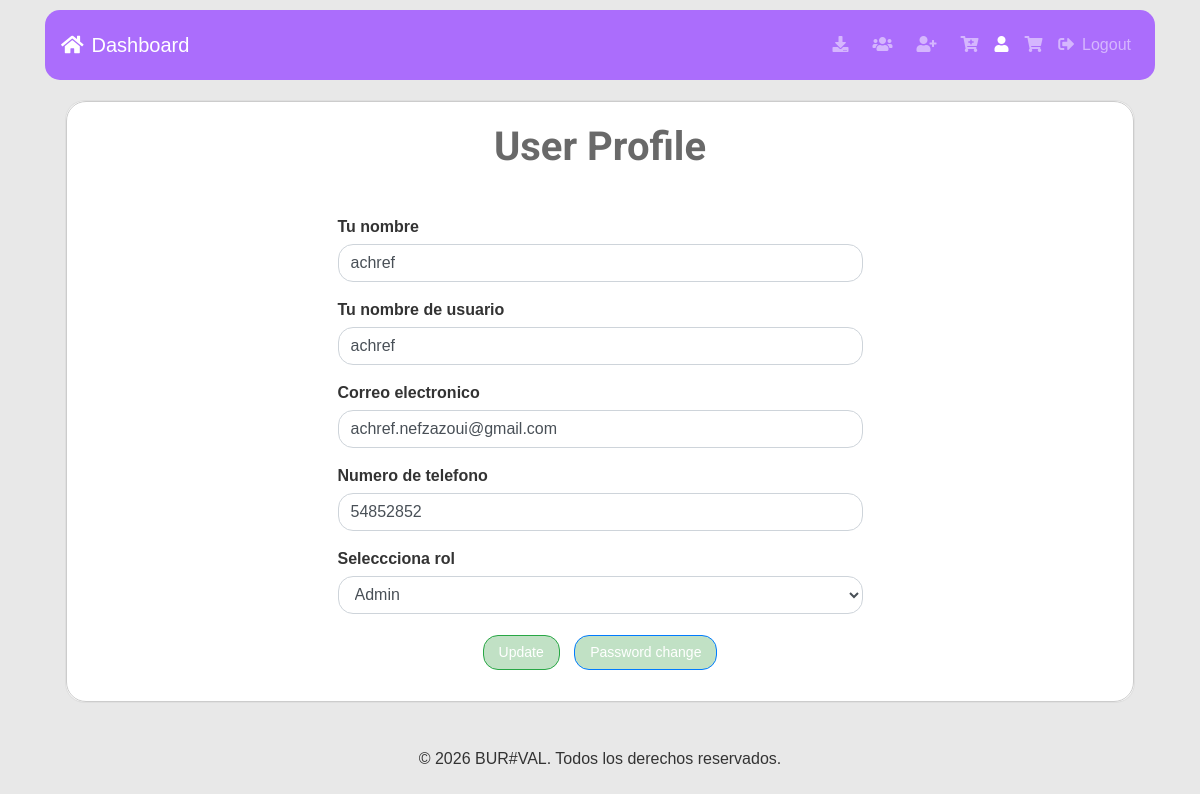
The page /Admin_Panel_Management_PHP_MYSQL-master/profile.php?id=23 (signed in) on the database its author committed.
### tables this page shows
CREATE TABLE `tbl_users` (
  `id` int(11) NOT NULL AUTO_INCREMENT,
  `name` varchar(255) DEFAULT NULL,
  `username` varchar(255) DEFAULT NULL,
  `email` varchar(255) DEFAULT NULL,
  `password` varchar(255) DEFAULT NULL,
  `mobile` varchar(25) DEFAULT NULL,
  `roleid` tinyint(4) DEFAULT NULL,
  `isActive` tinyint(4) DEFAULT 0,
  `created_at` timestamp NOT NULL DEFAULT current_timestamp(),
  `updated_at` timestamp NOT NULL DEFAULT current_timestamp(),
  PRIMARY KEY (`id`)
);

### Admin_Panel_Management_PHP_MYSQL-master/classes/Users.php (called while the page is built, shortened)
<?php
include 'lib/Database.php';
include_once 'lib/Session.php';
class Users{
  private $db ;
  public function __construct(){
    $this->db = new Database();
  }
    public function getUserInfoById($userid){
      $sql = "SELECT * FROM tbl_users WHERE id = :id LIMIT 1";
      $stmt = $this->db->pdo->prepare($sql);
      $stmt->bindValue(':id', $userid);
      $stmt->execute();
      $result = $stmt->fetch(PDO::FETCH_OBJ);
      if ($result) {
        return $result;
      }else{
        return false;
      }
    }
}

### Admin_Panel_Management_PHP_MYSQL-master/lib/Database.php (called while the page is built, shortened)
<?php
class  Database{
  public $pdo;
  public function __construct(){
    if (!isset($this->pdo)) {
      try {
        $link = new PDO('mysql:host='.DB_HOST.'; dbname='.DB_NAME, DB_USER, DB_PASS);
        $link->setAttribute(PDO::ATTR_ERRMODE, PDO::ERRMODE_EXCEPTION);
        $link->exec("SET CHARACTER SET utf8");
        $this->pdo  =  $link;
      } catch (PDOException $e) {
        die("Connection error...".$e->getMessage());
      }
    }
  }
}

### Admin_Panel_Management_PHP_MYSQL-master/profile.php (the view, shortened to what this page needs)
<?php
include 'inc/header.php';
?>
<?php
if (isset($_GET['id'])) {
  $userid = preg_replace('/[^a-zA-Z0-9-]/', '', (int)$_GET['id']);
}
?>
<div class="card">
  <div class="card-body pr-2 pl-2" style="height: auto; padding: 10px; border: 1px solid #ccc; border-radius: 20px;">
    <h3 class="user-profile-title">User Profile</h3>
    <?php
    $getUinfo = $users->getUserInfoById($userid);
    if ($getUinfo) {
    ?>
    <div style="width: 50%; margin: 0 auto; margin-top: 5%;">
      <form action="" method="POST">
        <div class="form-group">
          <label for="name">Tu nombre</label>
          <input type="text" name="name" value="<?php echo $getUinfo->name; ?>" class="form-control">
        </div>
        <div class="form-group">
          <label for="username">Tu nombre de usuario</label>
          <input type="text" name="username" value="<?php echo $getUinfo->username; ?>" class="form-control">
        </div>
        <div class="form-group">
          <label for="email">Correo electronico</label>
          <input type="email" id="email" name="email" value="<?php echo $getUinfo->email; ?>" class="form-control">
        </div>
        <div class="form-group">
          <label for="mobile">Numero de telefono</label>
          <input type="text" id="mobile" name="mobile" value="<?php echo $getUinfo->mobile; ?>" class="form-control">
        </div>
        <?php if (Session::get("roleid") == '1') { ?>
        <div class="form-group">
          <label for="sel1">Seleccciona rol </label>
          <select class="form-control" name="roleid" id="roleid">
            <?php
              if ($getUinfo->roleid == '1') {
                echo "<option value='1' selected='selected'>Admin</option>";
              } elseif ($getUinfo->roleid == '2') {
                echo "<option value='1'>Admin</option>";
                echo "<option value='2' selected='selected'>Editor</option>";
                echo "<option value='3'>User only</option>";
              } elseif ($getUinfo->roleid == '3') {
                echo "<option value='1'>Admin</option>";
                echo "<option value='2'>Editor</option>";
                echo "<option value='3' selected='selected'>User only</option>";
              }
            ?>
          </select>
        </div>
        <?php } else { ?>
          <input type="hidden" name="roleid" value="<?php echo $getUinfo->roleid; ?>">
        <?php } ?>
        <div class="form-group text-center">
          <?php if (Session::get("id") == $getUinfo->id || Session::get("roleid") == '1' || Session::get("roleid") == '2') { ?>
            <button type="submit" name="update" class="btn btn-success">Update</button>
            <?php if (Session::get("roleid") != '2') { ?>
              <a class="btn btn-primary" href="changepass.php?id=<?php echo $getUinfo->id; ?>">Password change</a>
            <?php } ?>
          <?php } else { ?>
            <a class="btn btn-primary" href="userlist.php">Ok</a>
          <?php } ?>
        </div>
      </form>
    </div>
    <?php } else {
      header('Location:userlist.php');
    } ?>
  </div>
</div>
<?php
include 'inc/footer.php';
?>

### Admin_Panel_Management_PHP_MYSQL-master/assets/style.css (style rules this page uses)
.card-body { background: white; justify-content: center; align-items: center; height: 100vh; margin: 0; font-family: 'Blinker', sans-serif; }
h1, h2, h3, h4, h5, h6 { color: #222; font-family: 'Blinker', sans-serif; font-weight: 400; margin-top: 0; }
label { display: block; margin-bottom: 5px; font-family: 'Blinker', sans-serif; font-size: 16px; font-weight: bold; color: #333; }
h3 { font-size: 24px; line-height: 30px; }

### Admin_Panel_Management_PHP_MYSQL-master/inc/header.php (style rules this page uses)
body { background: #e8e8e8; display: flex; justify-content: center; align-items: center; margin: 0%; font-family: Arial, sans-serif; }
h3 { font-family: 'Blinker', sans-serif; font-size: 40px; font-weight: bold; color: #333; }
input { display: block; width: 100%; margin-bottom: 10px; padding: 10px; border: 6px solid #ccc; border-radius: 10px; font-family: 'Blinker', sans-serif; font-size: 18px; }
label { display: block; margin-bottom: 5px; font-family: 'Blinker', sans-serif; font-size: 16px; font-weight: bold; color: #333; }

### Admin_Panel_Management_PHP_MYSQL-master/profile.php (style rules this page uses)
.user-profile-title { margin-top: 20px; margin-bottom: 0px; color: #696969; font-family: 'Roboto', sans-serif; font-weight: 700; text-align: center; }
.form-control { border-radius: 15px; }
.btn-success, .btn-primary { border-radius: 15px; background-color: #c1e1c5; color: white; padding: 6px 15px; font-size: 14px; width: auto; transition: background-color 0.3s ease; display: inline-block; margin: 5px; }
.card { border-radius: 20px; margin: 20px; }
.card-body { border-radius: 20px; background-color: white; padding: 20px; }

### rows shown on the page
tbl_users: name "achref", username "achref", email "achref.nefzazoui@gmail.com", mobile "54852852", roleid "Admin"
